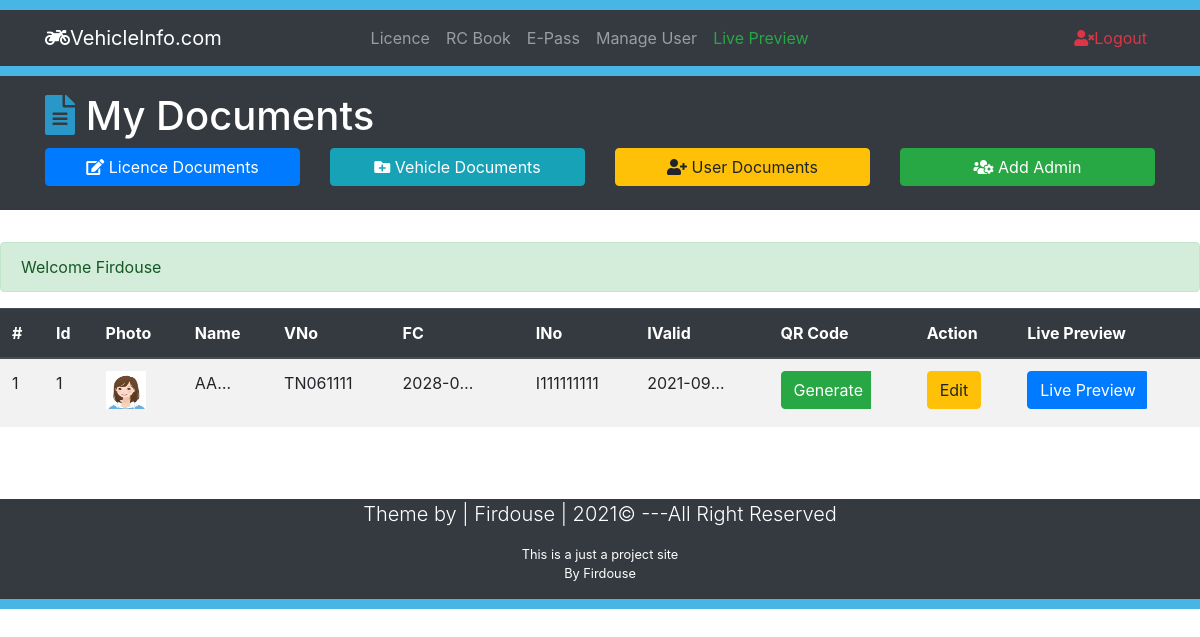
/uploads/VehicleDoc.php (signed in), run on the app's committed database.
### tables this page shows
CREATE TABLE IF NOT EXISTS `rcbook` (
`ID` int(10) NOT NULL,
  `DateTime` varchar(50) NOT NULL,
  `Vehicle_Number` varchar(50) NOT NULL,
  `Name` varchar(50) NOT NULL,
  `Vehicle_Type` varchar(50) NOT NULL,
  `Model_Make` varchar(50) NOT NULL,
  `Manufacture_Date` date NOT NULL,
  `FC` date NOT NULL,
  `Photo` varchar(50) NOT NULL,
  `RcBook_Document` varchar(50) DEFAULT NULL,
  `AddedBy` varchar(50) NOT NULL
);

CREATE TABLE IF NOT EXISTS `insurance` (
`ID` int(11) NOT NULL,
  `DateTime` varchar(50) NOT NULL,
  `Vehicle_Number` varchar(50) NOT NULL,
  `dept` varchar(50) NOT NULL,
  `Insurance_Number` varchar(50) NOT NULL,
  `Validity` date NOT NULL,
  `Insurance_Company` varchar(50) NOT NULL,
  `AddedBy` varchar(50) NOT NULL
);

### uploads/VehicleDoc.php (the view, shortened to what this page needs)
<?php require_once("../includes/DB.php");?>
<?php require_once("../includes/Session.php");?>
<!DOCTYPE html>
<html lang="en">
<head>
  <link rel="stylesheet" href="https://use.fontawesome.com/releases/v5.5.0/css/all.css">
  <link rel="stylesheet" href="https://stackpath.bootstrapcdn.com/bootstrap/4.2.1/css/bootstrap.min.css">
  <link rel="stylesheet" href="css/style.css">
</head>
<body>
  <div style="height: 10px; background: #27a9e1d7;"></div>
  <nav class="navbar navbar-expand-lg navbar-dark bg-dark">
    <div class="container">
      <a href="AddDoc.php" class="navbar-brand"><i class="fas fa-motorcycle"></i>VehicleInfo.com </a>
      <div class="collapse navbar-collapse" id="navbarcollapse1">
        <ul class="navbar-nav mx-auto">
          <li class="nav-item">
            <a href="Licence.php" class="nav-link">Licence</a>
          </li>
          <li class="nav-item">
            <a href="Rc_Book.php" class="nav-link">RC Book</a>
          </li>
          <li class="nav-item">
            <a href="epass.php" class="nav-link">E-Pass</a>
          </li>
          <li class="nav-item">
            <a href="officer.php" class="nav-link">Manage User</a>
          </li>
          <li class="nav-item">
            <a href="frontend.php" class="nav-link  text-success">Live Preview</a>
          </li>
        </ul>
        <ul class="navbar-nav ml-auto">
          <li class="nav-item">
          <a href="Logout.php" class="nav-link text-danger"> <i class="fas fa-user-times"></i>Logout</a>
          </li>
        </ul>
      </div>
    </div>
  </nav>
  <div style="height: 10px; background: #27a9e1d7;"></div>
  <header class="bg-dark text-white py-3 ">
    <div class="container">
      <div class="row">
        <div class="col-md-12">
          <h1><i class="fas fa-file-alt"  style="color: #27a9e1d7;"></i> My Documents</h1>
        </div>
        <div class="col-lg-3 mb-2">
        <a href="licenceDoc.php" class="btn btn-primary btn-block">
            <i class="fas fa-edit"></i> Licence Documents
          </a>
        </div>
        <div class="col-lg-3 mb-2">
        <a href="VehicleDoc.php" class="btn btn-info btn-block">
            <i class="fas fa-folder-plus"></i> Vehicle Documents
          </a>
        </div>
        <div class="col-lg-3 mb-2">
          <a href="officerDoc.php" class="btn btn-warning btn-block">
            <i class="fas fa-user-plus"></i> User Documents
          </a>
        </div>
        <div class="col-lg-3 mb-2">
          <a href="Admin.php" class="btn btn-success btn-block">
          <i class="fas fa-users-cog"></i> Add Admin
          </a>
        </div>
      </div>
    </div>
  </header>
  <br>
  <section class="py-2 mb-4">
    <div class="row">
      <div class="col-lg-12">
      <?php
        echo SuccessMessage();
        ?>
        <table class="table table-striped table-hover">
          <thead class="thead-dark">
            <tr>
              <th>#</th>
              <th>Id</th>
              <th>Photo</th>
              <th>Name</th>
              <th>VNo</th>
              <th>FC</th>
              <th>INo</th>
              <th>IValid</th>
              <th>QR Code</th>
              <th>Action</th>
              <th>Live Preview</th>
            </tr>
          </thead>
            <?php
          $sql="
          select rcbook.*,insurance.*
          from rcbook
          left join insurance
          on rcbook.ID = insurance.ID
          ";
          $stmt = $ConnectingDB->query($sql);
          $Sr = 0;
          while($DataRows = $stmt->fetch()) {
            $Id           = $DataRows["ID"];
            $Photo        = $DataRows["Photo"];
            $Name         = $DataRows["Name"];
            $VehicleNum   = $DataRows["Vehicle_Number"];
            $FC           = $DataRows["FC"];
            $InsuranceNum = $DataRows["Insurance_Number"];
            $Validity     = $DataRows["Validity"];
            $Sr++;
          ?>
          <tbody>
            <tr>
              <td><?php echo $Sr; ?></td>
              <td><?php echo $Id; ?></td>
              <td><img alt="NA" src="../images/<?php
                echo $Photo; ?>" width="40px;" height="38px"</td>
              <td><span class="d-inline-block text-truncate" style="max-width: 45px;">
              <?php if (empty($Name)) {
                echo "NA";
              }else{ echo $Name; }?></td>
              <td><span class="d-inline-block text-truncate" style="max-width: 90px;">
              <?php if (empty($VehicleNum)) {
                echo "NA";
              }else{ echo $VehicleNum; }?></td>
              <td><span class="d-inline-block text-truncate" style="max-width: 80px;">
              <?php if (empty($FC)) {
                echo "NA";
              }else{ echo $FC; }?></td>
              <td><span class="d-inline-block text-truncate" style="max-width: 90px;">
              <?php if (empty($InsuranceNum)) {
                echo "NA";
              }else{ echo $InsuranceNum; }?></td>
              <td><span class="d-inline-block text-truncate" style="max-width: 80px;">
              <?php if (empty($Validity)) {
                echo "NA";
              }else{ echo $Validity; }?></td>
              <td>
                  <span class="d-inline-block text-truncate" style="max-width: 90px;">
                  <a href="generate_code.php?ID=<?php echo $Id?>"><span class="btn btn-success">Generate</span></a>
                </td>
              <td>
                <a href="VehicleEdit.php?ID=<?php echo $Id?>"><span class="btn btn-warning">Edit</span></a>
              </td>
              <td>
                <span class="d-inline-block text-truncate" style="max-width: 120px;">
                <a href="MyProfile.php?ID=<?php echo $Id?>"><span class="btn btn-primary">Live Preview</span></a>
              </td>
            </tr>
          </tbody>
          <?php } ?>
        </table>
      </div>
  </div>
  </section>
<br>
  <footer class="bg-dark text-white">
    <div class="container">
      <div class="row">
        <div class="col">
        <p class="lead text-center">Theme by | Firdouse | <span id="year"></span>&copy; ---All Right Reserved</p>
        <p class="text-center small">This is a just a project site <br>By Firdouse </p>
        </div>
      </div>
    </div>
  </footer>
  <div style="height: 10px; background: #27a9e1d7;"></div>
</body>
</html>

### data on the page
rcbook: insurance.ID "1", Photo (picture), Name "AA…", insurance.Vehicle_Number "TN061111", FC "2028-0…", insurance.Insurance_Number "I111111111", insurance.Validity "2021-09…"

### other printed values
SuccessMessage() "Welcome Firdouse"
